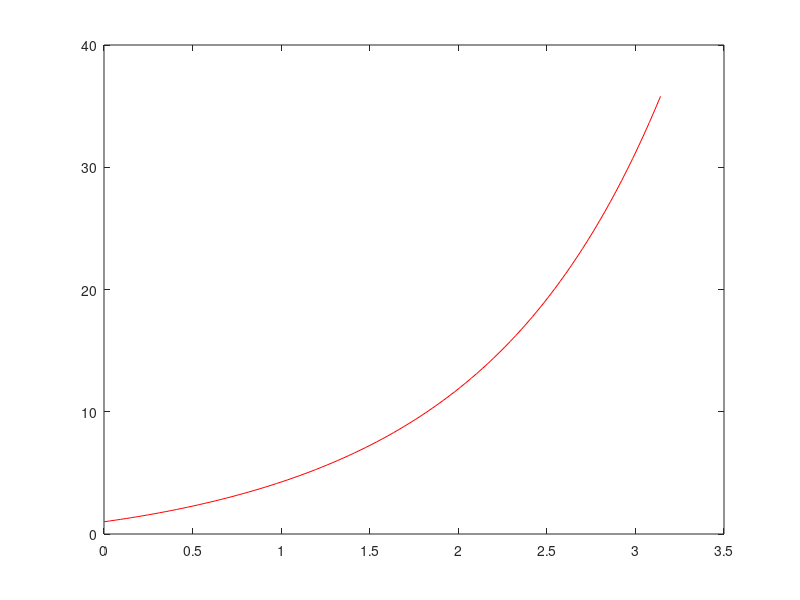

The MATLAB script that drew this image:
intervalo = [0 , pi];
f = @(t,x) (x(1) + cos(t));
x0 = 1;
N = 100;
h = (intervalo(2) - intervalo(1)) / N;
t = intervalo(1):h:intervalo(2);
x = zeros(1, N+1);
x(1) = x0;
for i=1:N
   x(i+1) = (x(i)*(1+h/3) + h/3*(cos(t(i)) + 2*cos(t(i+1)))) / (1 - 2*h/3); 
end
x = x.';
plot(t,x,'r');
